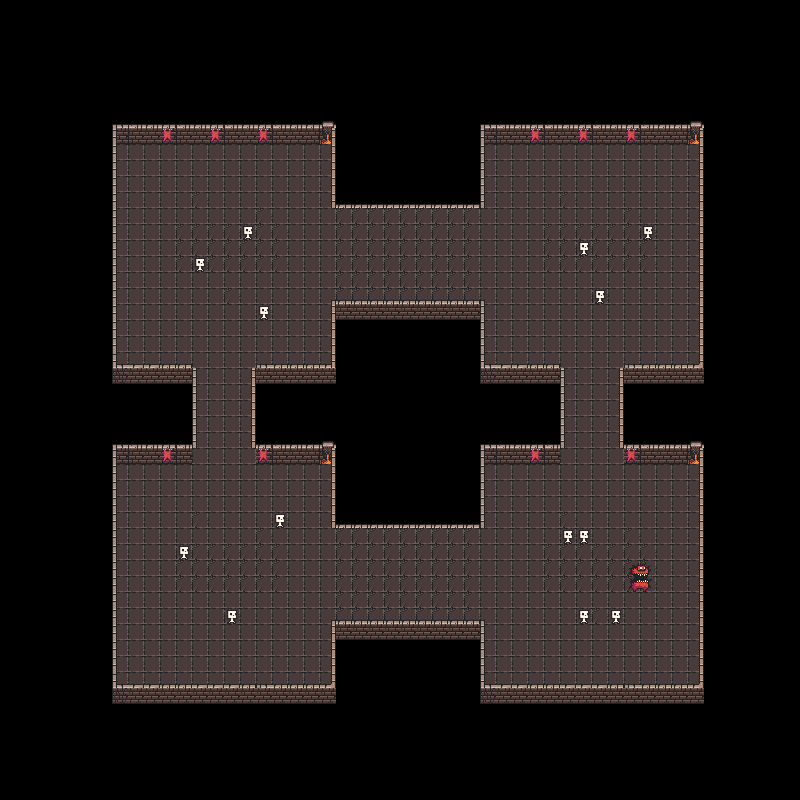

The image is a tile-based game level rendered from a .tmx file. Its description and source (layers, tilesets, objects; grid data summarised) follow:
An orthogonal 50x50 tile map with 16x16 px tiles, 3 tile layers (Tile, Wall, Monster).

<map version="1.2" tiledversion="1.2.3" orientation="orthogonal" renderorder="left-down" width="50" height="50" tilewidth="16" tileheight="16" infinite="0" nextlayerid="4" nextobjectid="1">
 <tileset firstgid="1" source="tiles.tsx" />
 <layer id="2" name="Tile" width="50" height="50">
  <properties>
   <property name="solid" type="bool" value="false" />
  </properties>
  <data>[2500 cells, 988 non-empty, 7 distinct tile ids]</data>
 </layer>
 <layer id="1" name="Wall" width="50" height="50">
  <data>[2500 cells, 310 non-empty, 15 distinct tile ids]</data>
 </layer>
 <layer id="3" name="Monster" width="50" height="50">
  <data>[2500 cells, 17 non-empty, 5 distinct tile ids]</data>
 </layer>
</map>
